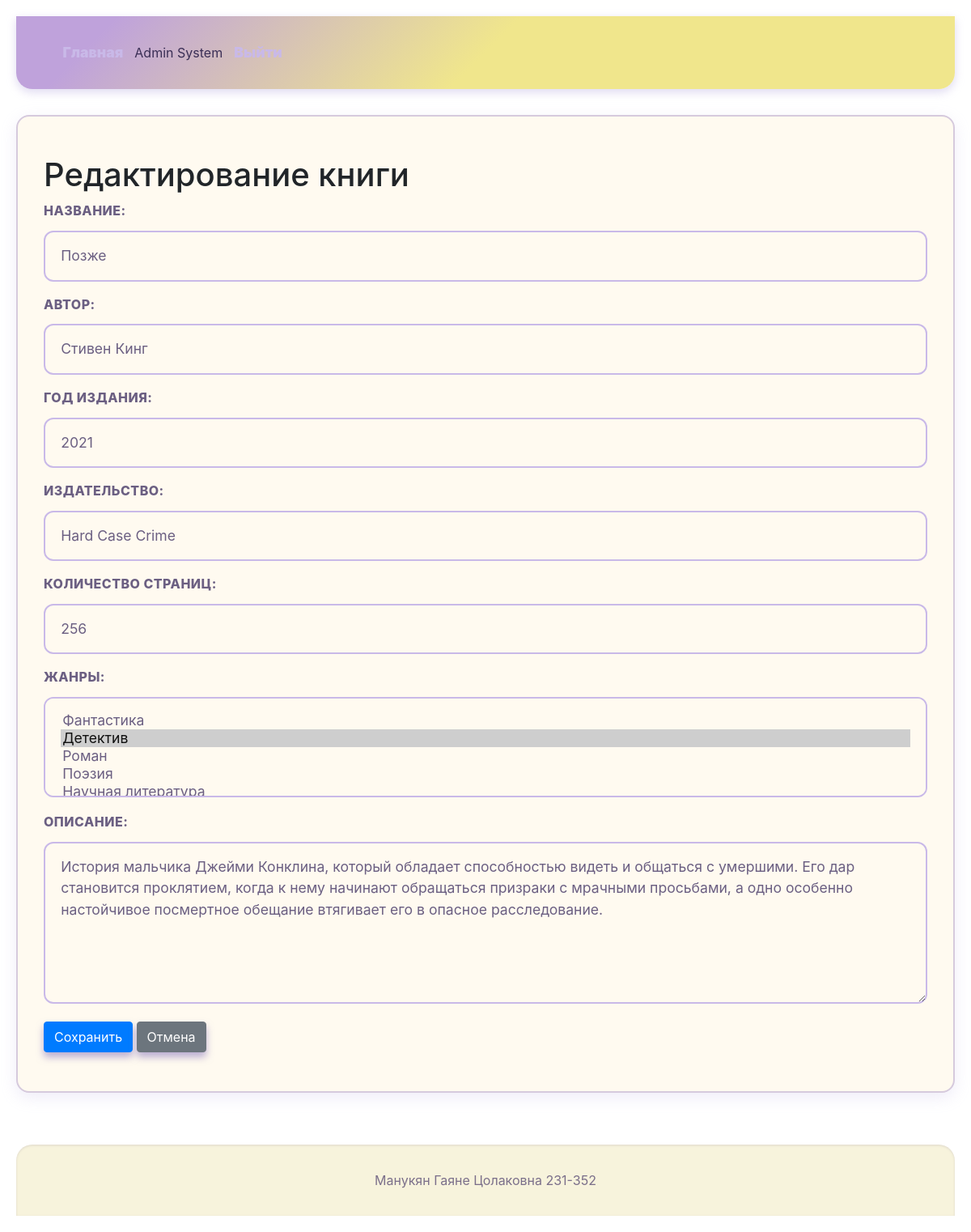
Screenshot of /books/6/edit (signed in) with the database file from the repository.
### models.py (models this page shows, shortened)
class User(db.Model, UserMixin):
    __tablename__ = 'users'  # <-- исправлено
    id = db.Column(db.Integer, primary_key=True)
    login = db.Column(db.String(50), nullable=False, unique=True)
    password_hash = db.Column(db.String(256), nullable=False)
    last_name = db.Column(db.String(50), nullable=False)
    first_name = db.Column(db.String(50), nullable=False)
    middle_name = db.Column(db.String(50))
    role_id = db.Column(db.Integer, db.ForeignKey('roles.id'), nullable=False)
    reviews = db.relationship('Review', backref='user', lazy=True)

class Book(db.Model):
    __tablename__ = 'books'
    id = db.Column(db.Integer, primary_key=True)
    title = db.Column(db.String(100), nullable=False)
    description = db.Column(db.Text, nullable=False)
    year = db.Column(db.Integer, nullable=False)
    publisher = db.Column(db.String(100), nullable=False)
    author = db.Column(db.String(100), nullable=False)
    pages = db.Column(db.Integer, nullable=False)
    cover_id = db.Column(db.Integer, db.ForeignKey('covers.id', ondelete='CASCADE'), nullable=False, unique=True)  # Add ondelete
    cover = db.relationship('Cover', back_populates='book', uselist=False, cascade="all, delete-orphan", single_parent=True) # Add single_parent
    genres = db.relationship('Genre', secondary='book_genres', back_populates='books')
    reviews = db.relationship('Review', backref='book', lazy=True, cascade="all, delete-orphan")

### app.py (the view, shortened to what this page needs)
@app.route('/books/<int:book_id>/edit', methods=['GET', 'POST'])
@login_required
@role_required('admin', 'moderator')
def edit_book(book_id):
    book = Book.query.get_or_404(book_id)
    genres = Genre.query.all()
    now = datetime.now()
    return render_template('book_form.html', book=book, genres=genres, now=now)

### app.py (called while the page is built)
def role_required(*required_roles):
    def decorator(f):
        @wraps(f)
        def decorated_function(*args, **kwargs):
            if not current_user.is_authenticated:
                flash('Для выполнения данного действия необходимо пройти процедуру аутентификации', 'warning')
                return redirect(url_for('login'))
            if current_user.role.name not in required_roles:
                flash('У вас недостаточно прав для выполнения данного действия', 'danger')
                return redirect(url_for('index'))
            return f(*args, **kwargs)
        return decorated_function
    return decorator

@login_manager.user_loader
def load_user(user_id):
    return User.query.get(int(user_id))

### templates/book_form.html (shortened to what this page needs)
{% extends "base.html" %}
{% import "book_macros.html" as forms %}
{% block content %}
<h1 class="page-title">{{ 'Редактирование' if book else 'Добавление' }} книги</h1>
<form method="POST" enctype="multipart/form-data" class="book-form">
    {{ forms.book_form_fields(book, genres, now) }}
    <div class="form-actions">
        <button type="submit" class="btn btn-primary">Сохранить</button>
        <a href="{{ url_for('view_book', book_id=book.id) if book else url_for('index') }}" class="btn btn-secondary">Отмена</a>
    </div>
</form>
{% endblock %}

### templates/base.html (shortened to what this page needs)
<!DOCTYPE html>
<html lang="ru">
<head>
    <link rel="stylesheet" href="{{ url_for('static', filename='css/style.css') }}">
    <link href="https://cdn.jsdelivr.net/npm/bootstrap@5.3.0/dist/css/bootstrap.min.css" rel="stylesheet">
    <link rel="stylesheet" href="{{ url_for('static', filename='css/style.css') }}">
    <link rel="stylesheet" href="https://stackpath.bootstrapcdn.com/bootstrap/4.5.2/css/bootstrap.min.css">
</head>
<body>
    <header>
        <nav>
            <a href="{{ url_for('index') }}">Главная</a>
            {% if current_user.is_authenticated %}
                <span>{{ current_user.last_name }} {{ current_user.first_name }}</span>
                <a href="{{ url_for('logout') }}">Выйти</a>
            {% else %}
                <a href="{{ url_for('login') }}">Войти</a>
            {% endif %}
        </nav>
    </header>
    <main>
        {% block content %}{% endblock %}
    </main>
    <footer>
        Манукян Гаяне Цолаковна 231-352
    </footer>
</body>
</html>

### templates/book_macros.html (shortened to what this page needs)
{% macro book_form_fields(book, genres, now) %}
    <div class="form-group">
        <label for="title">Название:</label>
        <input type="text" id="title" name="title" value="{{ book.title if book else '' }}" required>
    </div>
    <div class="form-group">
        <label for="author">Автор:</label>
        <input type="text" id="author" name="author" value="{{ book.author if book else '' }}" required>
    </div>
    <div class="form-group">
        <label for="year">Год издания:</label>
        <input type="number" id="year" name="year" min="1000" max="{{ now.year }}" value="{{ book.year if book else '' }}" required>
    </div>
    <div class="form-group">
        <label for="publisher">Издательство:</label>
        <input type="text" id="publisher" name="publisher" value="{{ book.publisher if book else '' }}" required>
    </div>
    <div class="form-group">
        <label for="pages">Количество страниц:</label>
        <input type="number" id="pages" name="pages" min="1" value="{{ book.pages if book else '' }}" required>
    </div>
    <div class="form-group">
        <label for="genres">Жанры:</label>
        <select id="genres" name="genres[]" multiple required>
            {% for genre in genres %}
                <option value="{{ genre.id }}"
                    {% if book and genre in book.genres %}selected{% endif %}>
                    {{ genre.name }}
                </option>
            {% endfor %}
        </select>
    </div>
    <div class="form-group">
        <label for="description">Описание:</label>
        <textarea id="description" name="description" required>{{ book.description if book else '' }}</textarea>
    </div>
{% endmacro %}

### static/css/style.css (style rules this page uses)
body { font-family: 'Segoe UI', Tahoma, Geneva, Verdana, sans-serif; line-height: 1.6; margin: 0; padding: 0; color: #4b3b66; background: #fffaf0; -webkit-font-smoothing: antialiased; -moz-osx-font-smoothing: grayscale; }
header { background: linear-gradient(135deg, #bfa2db 10%, #f0e68c 50%); color: #3a2e55; padding: 2rem 3rem; box-shadow: 0 4px 12px rgba(176, 162, 219, 0.4); border-bottom-left-radius: 20px; border-bottom-right-radius: 20px; }
nav { display: flex; justify-content: flex-start; align-items: center; max-width: 1500px; margin: 0 auto; gap: 2rem; }
nav a { color: #c9b9e8; text-decoration: none; font-weight: 1000; font-size: 1.1rem; padding: 0.3rem 0.6rem; border-radius: 6px; transition: background-color 0.3s ease, color 0.3s ease; }
main { padding: 3rem 2rem; max-width: 1400px; margin: 2rem auto 4rem; background: #fffaf0; border-radius: 16px; box-shadow: 0 6px 20px rgba(176, 162, 219, 0.2); border: 2px solid #d6cadd; }
footer { background: #f7f3dc; padding: 2rem 1rem; text-align: center; color: #7b6f8a; font-size: 1rem; border-top-left-radius: 20px; border-top-right-radius: 20px; box-shadow: inset 0 1px 3px rgba(123, 111, 138, 0.2); }
.btn { display: inline-block; background: #8c7bbe; color: white; padding: 0.7rem 1.5rem; border: none; border-radius: 12px; cursor: pointer; font-size: 1.1rem; font-weight: 700; text-decoration: none; box-shadow: 0 6px 10px rgba(140, 123, 190, 0.6); transition: background-color 0.3s ease, box-shadow 0.3s ease; }
.form-group { margin-bottom: 2rem; }
.form-group label { display: block; margin-bottom: 0.8rem; font-weight: 800; color: #6b5f82; letter-spacing: 0.03em; text-transform: uppercase; }
.form-group input[type="text"], .form-group input[type="number"], .form-group input[type="file"], .form-group select, .form-group textarea { width: 100%; padding: 1rem 1.2rem; border: 2px solid #c9b9e8; border-radius: 12px; font-size: 1.1rem; color: #6b5f82; transition: border-color 0.3s ease, box-shadow 0.3s ease; font-family: inherit; background: #fffaf0; }
.form-group textarea { min-height: 200px; resize: vertical; background: #fffaf0; }
:root { --purple-light: #a18cd1; --purple-dark: #6a4c93; --yellow-light: #fff9c4; --yellow-dark: #fbc02d; --background: #f5f3fa; --text-color: #3a2f5a; --btn-bg: var(--purple-dark); --btn-bg-hover: var(--yellow-dark); --btn-text: #fff; --btn-text-hover: var(--purple-dark); --input-bg: #fff; --input-border: #c3bde0; --input-focus-border: var(--purple-dark); --modal-bg: #fff; --modal-overlay-bg: rgba(106, 76, 147, 0.6); }
body { background-color: var(--background); color: var(--text-color); font-family: 'Segoe UI', Tahoma, Geneva, Verdana, sans-serif; line-height: 1.6; margin: 0; padding: 20px; }

### rows the page displays
User: last_name "Admin", first_name "System"
Book: title "Позже", author "Стивен Кинг", year "2021", publisher "Hard Case Crime", pages "256", description "История мальчика Джейми Конклина, который обладает способностью видеть и общаться с умершими. Его дар становится проклятием, когда к нему начинают обращаться призраки с мрачными просьбами, а одно особенно настойчивое посмертное обещание втягивает его в опасное расследование."

### other values shown
{{ 'Редактирование' if book else 'Добавление' }} "Редактирование"
form field value "Фантастика / Детектив ☑ / Роман / Поэзия"
